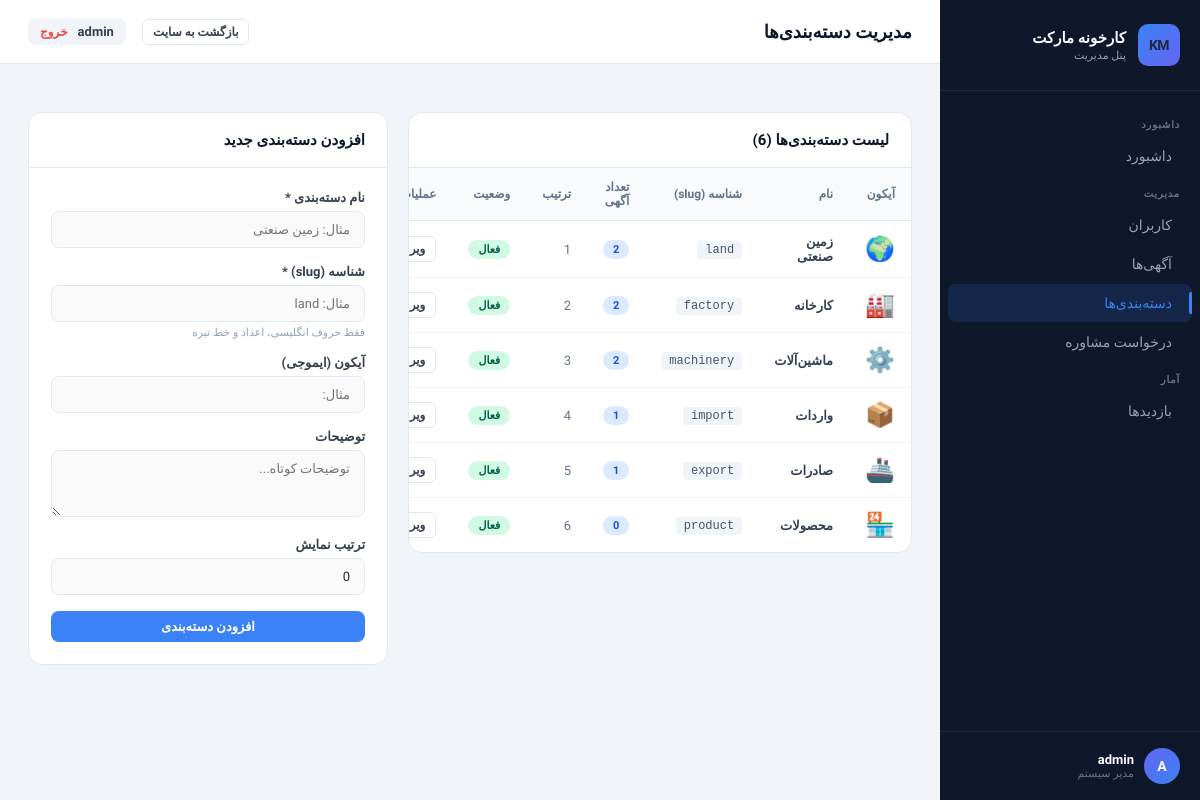
The app's page /myadmin/categories/ (signed in) with its own data.
### core/models.py (models this page shows, shortened)
class Category(models.Model):
    name = models.CharField(max_length=100, verbose_name='نام دسته‌بندی')
    slug = models.SlugField(max_length=50, unique=True, verbose_name='شناسه')
    icon = models.CharField(max_length=10, default='📦', verbose_name='آیکون')
    description = models.TextField(blank=True, verbose_name='توضیحات')
    is_active = models.BooleanField(default=True, verbose_name='فعال')
    order = models.PositiveIntegerField(default=0, verbose_name='ترتیب نمایش')
    created_at = models.DateTimeField(auto_now_add=True)
    class Meta:
        verbose_name = 'دسته‌بندی'
        verbose_name_plural = 'دسته‌بندی‌ها'
        ordering = ['order', 'name']
    def listing_count(self):
        return Listing.objects.filter(category=self.slug, is_active=True).count()

### panel/views.py (the view, shortened to what this page needs)
# urls.py: path('categories/', views.categories_list, name='panel_categories'),
@staff_member_required(login_url='/auth/login/')
def categories_list(request):
    cats = Category.objects.all()
    return render(request, 'panel/categories.html', {'cats': cats})

### panel/templates/panel/categories.html (shortened to what this page needs)
{% extends 'panel/base.html' %}
{% block page_title %}مدیریت دسته‌بندی‌ها{% endblock %}
{% block active_categories %}active{% endblock %}
{% block content %}
<div class="row">
 <div class="col-7">
 <div class="card">
 <div class="card-header">
 <h3> لیست دسته‌بندی‌ها ({{ cats|length }})</h3>
 </div>
 <div class="table-wrap">
 <table>
 <thead>
 <tr>
 <th>آیکون</th>
 <th>نام</th>
 <th>شناسه (slug)</th>
 <th>تعداد آگهی</th>
 <th>ترتیب</th>
 <th>وضعیت</th>
 <th>عملیات</th>
 </tr>
 </thead>
 <tbody>
 {% for cat in cats %}
 <tr>
 <td style="font-size:24px; text-align:center;">{{ cat.icon }}</td>
 <td style="font-weight:600;">{{ cat.name }}</td>
 <td><code style="background:#F1F5F9; padding:2px 8px; border-radius:4px; font-size:12px; color:#475569;">{{ cat.slug }}</code></td>
 <td><span class="badge badge-blue">{{ cat.listing_count }}</span></td>
 <td style="color:#64748B;">{{ cat.order }}</td>
 <td>
 {% if cat.is_active %}<span class="badge badge-green">فعال</span>{% else %}<span class="badge badge-red">غیرفعال</span>{% endif %}
 </td>
 <td>
 <div style="display:flex; gap:4px;">
 <a href="/myadmin/categories/{{ cat.pk }}/edit/" class="btn btn-outline btn-sm">ویرایش</a>
 </div>
 </td>
 </tr>
 {% empty %}
 <tr><td colspan="7" style="text-align:center; color:#94A3B8; padding:30px;">دسته‌بندی ثبت نشده</td></tr>
 {% endfor %}
 </tbody>
 </table>
 </div>
 </div>
 </div>
 <div class="col-5">
 <div class="card">
 <div class="card-header">
 <h3> افزودن دسته‌بندی جدید</h3>
 </div>
 <div class="card-body">
 <form method="post">
 <div class="form-group">
 <label>نام دسته‌بندی *</label>
 <input type="text" name="name" class="form-control" placeholder="مثال: زمین صنعتی" required>
 </div>
 <div class="form-group">
 <label>شناسه (slug) *</label>
 <input type="text" name="slug" class="form-control" placeholder="مثال: land" required>
 <small style="color:#94A3B8; font-size:11px; display:block; margin-top:4px;">فقط حروف انگلیسی، اعداد و خط تیره</small>
 </div>
 <div class="form-group">
 <label>آیکون (ایموجی)</label>
 <input type="text" name="icon" class="form-control" placeholder="مثال: " value="">
 </div>
 <div class="form-group">
 <label>توضیحات</label>
 <textarea name="description" class="form-control" rows="3" placeholder="توضیحات کوتاه..."></textarea>
 </div>
 <div class="form-group">
 <label>ترتیب نمایش</label>
 <input type="number" name="order" class="form-control" value="0" min="0">
 </div>
 <button type="submit" class="btn btn-primary" style="width:100%; justify-content:center;"> افزودن دسته‌بندی</button>
 </form>
 </div>
 </div>
 </div>
</div>
{% endblock %}

### panel/templates/panel/base.html (shortened to what this page needs)
<!DOCTYPE html>
<html lang="fa" dir="rtl">
<head>
</head>
<body>
  <div class="sidebar" id="sidebar">
    <div class="sidebar-brand">
      <div class="brand-icon" style="font-size:14px;font-weight:800;letter-spacing:-0.5px;">KM</div>
      <div class="brand-text">
        <h2>کارخونه مارکت</h2>
        <p>پنل مدیریت</p>
      </div>
    </div>
    <nav class="sidebar-nav">
      <div class="nav-section-title">داشبورد</div>
      <a href="/myadmin/" class="nav-item {% block active_dashboard %}{% endblock %}">داشبورد</a>
      <div class="nav-section-title">مدیریت</div>
      <a href="/myadmin/users/" class="nav-item {% block active_users %}{% endblock %}">کاربران</a>
      <a href="/myadmin/listings/" class="nav-item {% block active_listings %}{% endblock %}">آگهی‌ها</a>
      <a href="/myadmin/categories/" class="nav-item {% block active_categories %}{% endblock %}">دسته‌بندی‌ها</a>
      <a href="/myadmin/consultations/" class="nav-item {% block active_consultations %}{% endblock %}">درخواست مشاوره</a>
      <div class="nav-section-title">آمار</div>
      <a href="/myadmin/visits/" class="nav-item {% block active_visits %}{% endblock %}">بازدیدها</a>
    </nav>
    <div class="sidebar-footer">
      <div class="admin-info">
        <div class="admin-avatar">{{ request.user.username|first|upper }}</div>
        <div>
          <div class="admin-name">{{ request.user.get_full_name|default:request.user.username }}</div>
          <div class="admin-role">مدیر سیستم</div>
        </div>
      </div>
    </div>
  </div>
  <div class="main-content">
    <div class="topbar">
      <div style="display:flex; align-items:center; gap:14px;">
        <div class="topbar-title">
          <h1>{% block page_title %}داشبورد{% endblock %}</h1>
        </div>
      </div>
      <div class="topbar-actions">
        <a href="/" class="btn btn-outline btn-sm">بازگشت به سایت</a>
        <div class="topbar-user">
          <span>{{ request.user.username }}</span>
          <a href="/auth/logout/" style="color:var(--danger); font-size:12px; font-weight:600; text-decoration:none;">خروج</a>
        </div>
      </div>
    </div>
    <div class="page-body">
      {% block content %}{% endblock %}
    </div>
  </div>
</body>
</html>

### records on screen
Category: icon "🌍", name "زمین صنعتی", slug "land", listing_count "2", order "1", is_active "فعال"
Category: icon "🏭", name "کارخانه", slug "factory", listing_count "2", order "2", is_active "فعال"
Category: icon "⚙️", name "ماشین‌آلات", slug "machinery", listing_count "2", order "3", is_active "فعال"
Category: icon "📦", name "واردات", slug "import", listing_count "1", order "4", is_active "فعال"
Category: icon "🚢", name "صادرات", slug "export", listing_count "1", order "5", is_active "فعال"
Category: icon "🏪", name "محصولات", slug "product", listing_count "0", order "6", is_active "فعال"

### other values on screen
{{ request.user.username|first|upper }} "A"
{{ request.user.get_full_name|default:request.user.username }} "admin"
{{ request.user.username }} "admin"
{{ cats|length }} "6"
